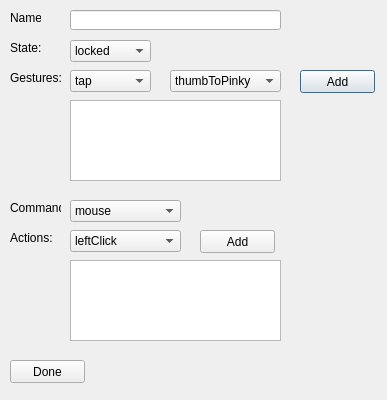
<?xml version="1.0" encoding="UTF-8"?>
<ui version="4.0">
 <class>SequenceEditor</class>
 <widget class="QDialog" name="SequenceEditor">
  <property name="geometry">
   <rect>
    <x>0</x>
    <y>0</y>
    <width>387</width>
    <height>400</height>
   </rect>
  </property>
  <property name="windowTitle">
   <string>SequenceEditor</string>
  </property>
  <widget class="QLabel" name="label">
   <property name="geometry">
    <rect>
     <x>10</x>
     <y>10</y>
     <width>31</width>
     <height>16</height>
    </rect>
   </property>
   <property name="text">
    <string>Name:</string>
   </property>
  </widget>
  <widget class="QLineEdit" name="lineEdit">
   <property name="geometry">
    <rect>
     <x>70</x>
     <y>10</y>
     <width>211</width>
     <height>20</height>
    </rect>
   </property>
  </widget>
  <widget class="QLabel" name="label_2">
   <property name="geometry">
    <rect>
     <x>10</x>
     <y>40</y>
     <width>31</width>
     <height>16</height>
    </rect>
   </property>
   <property name="text">
    <string>State:</string>
   </property>
  </widget>
  <widget class="QComboBox" name="stateComboBox">
   <property name="geometry">
    <rect>
     <x>70</x>
     <y>40</y>
     <width>81</width>
     <height>22</height>
    </rect>
   </property>
   <item>
    <property name="text">
     <string>locked</string>
    </property>
   </item>
   <item>
    <property name="text">
     <string>mouse</string>
    </property>
   </item>
   <item>
    <property name="text">
     <string>keyboard</string>
    </property>
   </item>
   <item>
    <property name="text">
     <string>gesture</string>
    </property>
   </item>
  </widget>
  <widget class="QLabel" name="label_3">
   <property name="geometry">
    <rect>
     <x>10</x>
     <y>70</y>
     <width>51</width>
     <height>16</height>
    </rect>
   </property>
   <property name="text">
    <string>Gestures:</string>
   </property>
  </widget>
  <widget class="QComboBox" name="gestureTypeComboBox">
   <property name="geometry">
    <rect>
     <x>70</x>
     <y>70</y>
     <width>81</width>
     <height>22</height>
    </rect>
   </property>
   <item>
    <property name="text">
     <string>tap</string>
    </property>
   </item>
   <item>
    <property name="text">
     <string>hold</string>
    </property>
   </item>
   <item>
    <property name="text">
     <string>immediate</string>
    </property>
   </item>
  </widget>
  <widget class="QComboBox" name="gestureComboBox">
   <property name="geometry">
    <rect>
     <x>170</x>
     <y>70</y>
     <width>111</width>
     <height>22</height>
    </rect>
   </property>
   <item>
    <property name="text">
     <string>thumbToPinky</string>
    </property>
   </item>
   <item>
    <property name="text">
     <string>fist</string>
    </property>
   </item>
   <item>
    <property name="text">
     <string>spreadFingers</string>
    </property>
   </item>
   <item>
    <property name="text">
     <string>waveIn</string>
    </property>
   </item>
   <item>
    <property name="text">
     <string>waveOut</string>
    </property>
   </item>
  </widget>
  <widget class="QPushButton" name="addGestureButton">
   <property name="geometry">
    <rect>
     <x>300</x>
     <y>70</y>
     <width>75</width>
     <height>23</height>
    </rect>
   </property>
   <property name="text">
    <string>Add</string>
   </property>
  </widget>
  <widget class="QListWidget" name="gestureList">
   <property name="geometry">
    <rect>
     <x>70</x>
     <y>100</y>
     <width>211</width>
     <height>81</height>
    </rect>
   </property>
  </widget>
  <widget class="QLabel" name="label_4">
   <property name="geometry">
    <rect>
     <x>10</x>
     <y>200</y>
     <width>51</width>
     <height>16</height>
    </rect>
   </property>
   <property name="text">
    <string>Command:</string>
   </property>
  </widget>
  <widget class="QComboBox" name="commandComboBox">
   <property name="geometry">
    <rect>
     <x>70</x>
     <y>200</y>
     <width>111</width>
     <height>22</height>
    </rect>
   </property>
   <item>
    <property name="text">
     <string>mouse</string>
    </property>
   </item>
   <item>
    <property name="text">
     <string>keyboard</string>
    </property>
   </item>
   <item>
    <property name="text">
     <string>stateChange</string>
    </property>
   </item>
  </widget>
  <widget class="QLabel" name="label_5">
   <property name="geometry">
    <rect>
     <x>10</x>
     <y>230</y>
     <width>51</width>
     <height>16</height>
    </rect>
   </property>
   <property name="text">
    <string>Actions:</string>
   </property>
  </widget>
  <widget class="QPushButton" name="addActionButton">
   <property name="geometry">
    <rect>
     <x>200</x>
     <y>230</y>
     <width>75</width>
     <height>23</height>
    </rect>
   </property>
   <property name="text">
    <string>Add</string>
   </property>
  </widget>
  <widget class="QComboBox" name="actionComboBox">
   <property name="geometry">
    <rect>
     <x>70</x>
     <y>230</y>
     <width>111</width>
     <height>22</height>
    </rect>
   </property>
   <item>
    <property name="text">
     <string>leftClick</string>
    </property>
   </item>
   <item>
    <property name="text">
     <string>rightClick</string>
    </property>
   </item>
   <item>
    <property name="text">
     <string>zoomIn</string>
    </property>
   </item>
   <item>
    <property name="text">
     <string>mouseMode</string>
    </property>
   </item>
  </widget>
  <widget class="QListWidget" name="actionList">
   <property name="geometry">
    <rect>
     <x>70</x>
     <y>260</y>
     <width>211</width>
     <height>81</height>
    </rect>
   </property>
  </widget>
  <widget class="QPushButton" name="doneButton">
   <property name="geometry">
    <rect>
     <x>10</x>
     <y>360</y>
     <width>75</width>
     <height>23</height>
    </rect>
   </property>
   <property name="text">
    <string>Done</string>
   </property>
  </widget>
 </widget>
 <layoutdefault spacing="6" margin="11"/>
 <resources/>
 <connections/>
</ui>
